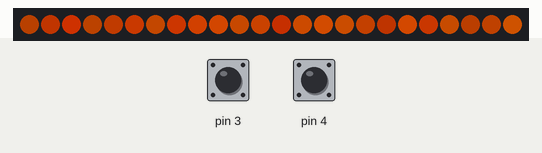
A sketch run on a simulated Arduino Uno, built with avr-gcc and run on an emulated ATmega328P. Parts: 24 RGB LEDs in strip order, left to right. The test bench sets the inputs (shaded band); at power-on: pin 4 HIGH, pin 3 HIGH. Dim RGB values are drawn brighter than linear; random numbers use the default seed unless the sketch sets one.

Above: at 1.2 s.
1.3 s: pin 4 pulled LOW for 0.15 s
3.0 s: pin 3 pulled LOW for 0.15 s
4.7 s: pin 3 pulled LOW for 1 s
7.2 s: pin 3 pulled LOW for 0.15 s
At 7.9 s:
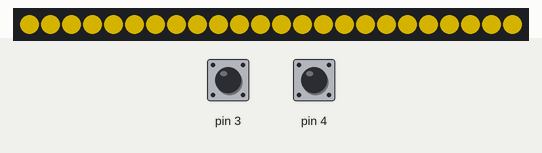
8.9 s: pin 4 pulled LOW for 1 s
At 10.11 s:
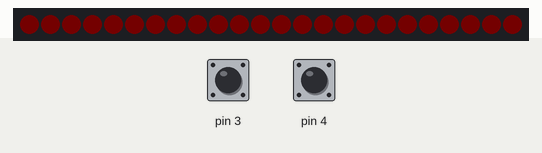
10.5 s: pin 4 pulled LOW for 0.15 s
At 11.03 s:
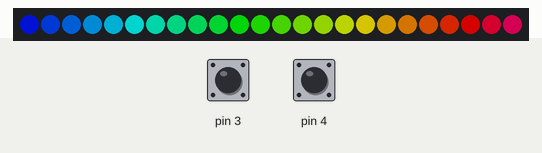
At 11.65 s:
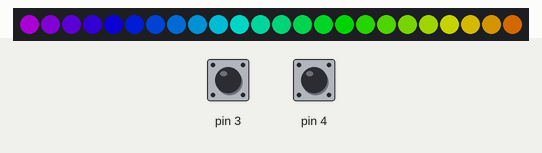
Timing chart, 0 to 13.5 s (numbered marks = the images above; inputs shaded):
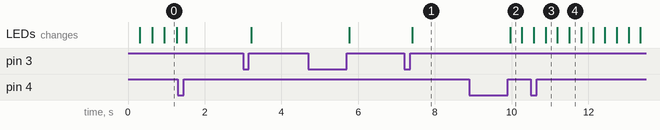

The sketch:

LedRing.ino
```cpp
/* LedStripRainbow: Example Arduino sketch that shows
 * how to make a moving rainbow pattern on an
 * Addressable RGB LED Strip from Pololu.
 *
 * To use this, you will need to plug an Addressable RGB LED
 * strip from Pololu into pin 12.  After uploading the sketch,
 * you should see a moving rainbow.
 */

#include <PololuLedStrip.h>

// Create an ledStrip object and specify the pin it will use.
PololuLedStrip<2> ledStrip;

// Create a buffer for holding the colors (3 bytes per color).
#define LED_COUNT 24
rgb_color colors[LED_COUNT];

int buttonState1;             // the current reading from the input pin
int lastButtonState1 = LOW;

int buttonState2;             // the current reading from the input pin
int lastButtonState2 = LOW;

unsigned long lastDebounceTime1 = 0;  // the last time the output pin was toggled
unsigned long debounceDelay = 50;    // the debounce time; increase if the output flickers

unsigned long lastDebounceTime2 = 0;  // the last time the output pin was toggled

typedef void (*vvFunction)();

int DELAY = 10;
int flameValue = 0;
uint16_t solidDegrees = 0;

vvFunction callThis;

int mode;

void setup()
{
  pinMode(3, INPUT_PULLUP);
  pinMode(4, INPUT_PULLUP);

  mode = 0;
  callThis = rainbow;
}

// Converts a color from HSV to RGB.
// h is hue, as a number between 0 and 360.
// s is the saturation, as a number between 0 and 255.
// v is the value, as a number between 0 and 255.
rgb_color hsvToRgb(uint16_t h, uint8_t s, uint8_t v)
{
    uint8_t f = (h % 60) * 255 / 60;
    uint8_t p = (255 - s) * (uint16_t)v / 255;
    uint8_t q = (255 - f * (uint16_t)s / 255) * (uint16_t)v / 255;
    uint8_t t = (255 - (255 - f) * (uint16_t)s / 255) * (uint16_t)v / 255;
    uint8_t r = 0, g = 0, b = 0;
    switch((h / 60) % 6){
        case 0: r = v; g = t; b = p; break;
        case 1: r = q; g = v; b = p; break;
        case 2: r = p; g = v; b = t; break;
        case 3: r = p; g = q; b = v; break;
        case 4: r = t; g = p; b = v; break;
        case 5: r = v; g = p; b = q; break;
    }
    return (rgb_color){r, g, b};
}


void setMode()
{
  mode+= 1;
  if (mode > 4)
    mode = 0;

    switch(mode)
    {
       case 0:
           callThis = rainbow;
           break;
       case 1:
           callThis = flame;
           break;
       case 2:
           callThis = solid;
           break;
       case 3:
           callThis = fade;
           break;
       default:
           mode = 0;
           callThis = rainbow;
           break;
    }
}

void setDelay()
{
  switch(mode)
    {
      case 1:
      {
         flameValue += 25;
         if (flameValue > 128)
             flameValue = 0;
         DELAY = 10;

         break;
      }
      case 2:
      {
         solidDegrees += 17;
         if (solidDegrees > 360)
            solidDegrees = 0;
         DELAY = 10;

         break;
      }
      default:
      {
        DELAY += 10;
        if (DELAY > 100)
          DELAY = 1;
      }
   }
}

volatile unsigned long lastTime = 0;

void loop()
{
   // void debounce(int buttonPin, int &buttonState, int &lastButtonState, unsigned long &lastDebounceTime, vvFunction callOnChange)
    debounce(3, buttonState1, lastButtonState1, lastDebounceTime1, setDelay);
    debounce(4, buttonState2, lastButtonState2, lastDebounceTime2, setMode);

    unsigned long time = millis();
    if (time - lastTime > DELAY)
    {
        lastTime = time;
        callThis();
    }
}

void flame()
{
  for(uint16_t i = 0; i < LED_COUNT; i++)
  {
    colors[i] = hsvToRgb(random(15, 25), 255, random(64, 128) + flameValue);
  }

  ledStrip.write(colors, LED_COUNT);
}

void solid()
{
  for(uint16_t i = 0; i < LED_COUNT; i++)
  {
    colors[i] = hsvToRgb(solidDegrees, 255, 128);
  }

  ledStrip.write(colors, LED_COUNT);
}

int colorDegrees = 0;
int colorValue = 0;
int colorDirection = 1;

void fade()
{
  colorValue += (1 * colorDirection);

  if (colorValue >= 254)
  {
      colorDirection = -1;
  }
  else if (colorValue <= 1)
  {
      if (colorDegrees >= 360)
          colorDegrees = 0;
      else
          colorDegrees += 10;

      colorDirection = 1;
  }

  for(uint16_t i = 0; i < LED_COUNT; i++)
  {
    colors[i] = hsvToRgb(colorDegrees, 255, colorValue);
  }

  ledStrip.write(colors, LED_COUNT);
}

void rainbow()
{
  uint16_t time = millis() >> 2;
  for(uint16_t i = 0; i < LED_COUNT; i++)
  {
    byte x = (time >> 2) - (i << 3);
    colors[i] = hsvToRgb((uint32_t)x * 359 / 256, 255, 128);
  }

  ledStrip.write(colors, LED_COUNT);
}

void debounce(int buttonPin, int &buttonState, int &lastButtonState, unsigned long &lastDebounceTime, vvFunction callOnChange)
{
  // read the state of the switch into a local variable:
  int reading = digitalRead(buttonPin);

  // check to see if you just pressed the button
  // (i.e. the input went from LOW to HIGH), and you've waited long enough
  // since the last press to ignore any noise:

  // If the switch changed, due to noise or pressing:
  if (reading != lastButtonState) {
    // reset the debouncing timer
    lastDebounceTime = millis();
  }

  if ((millis() - lastDebounceTime) > debounceDelay) {
    // whatever the reading is at, it's been there for longer than the debounce
    // delay, so take it as the actual current state:

    // if the button state has changed:
    if (reading != buttonState) {
      buttonState = reading;

      // only toggle the LED if the new button state is HIGH
      if (buttonState == HIGH) {
        callOnChange();
      }
    }
  }

  // save the reading. Next time through the loop, it'll be the lastButtonState:
  lastButtonState = reading;
}
```

Measured:
- after the input at 7.2 s, the LEDs: change after 0.21 s (image 1)
- after the input at 8.9 s, the LEDs: change after 1.1 s (image 2)
